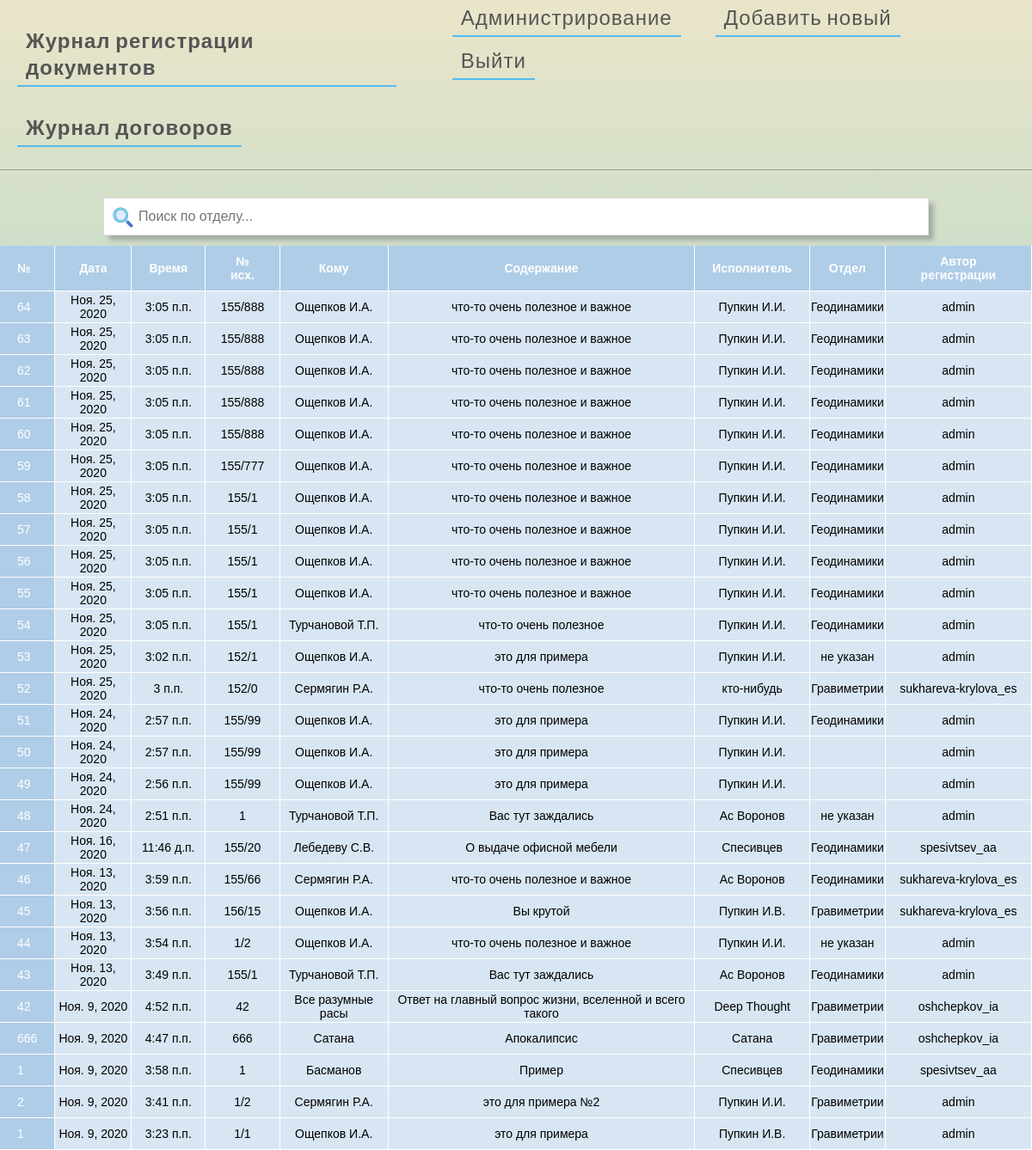
The app's page / (signed in), older data.
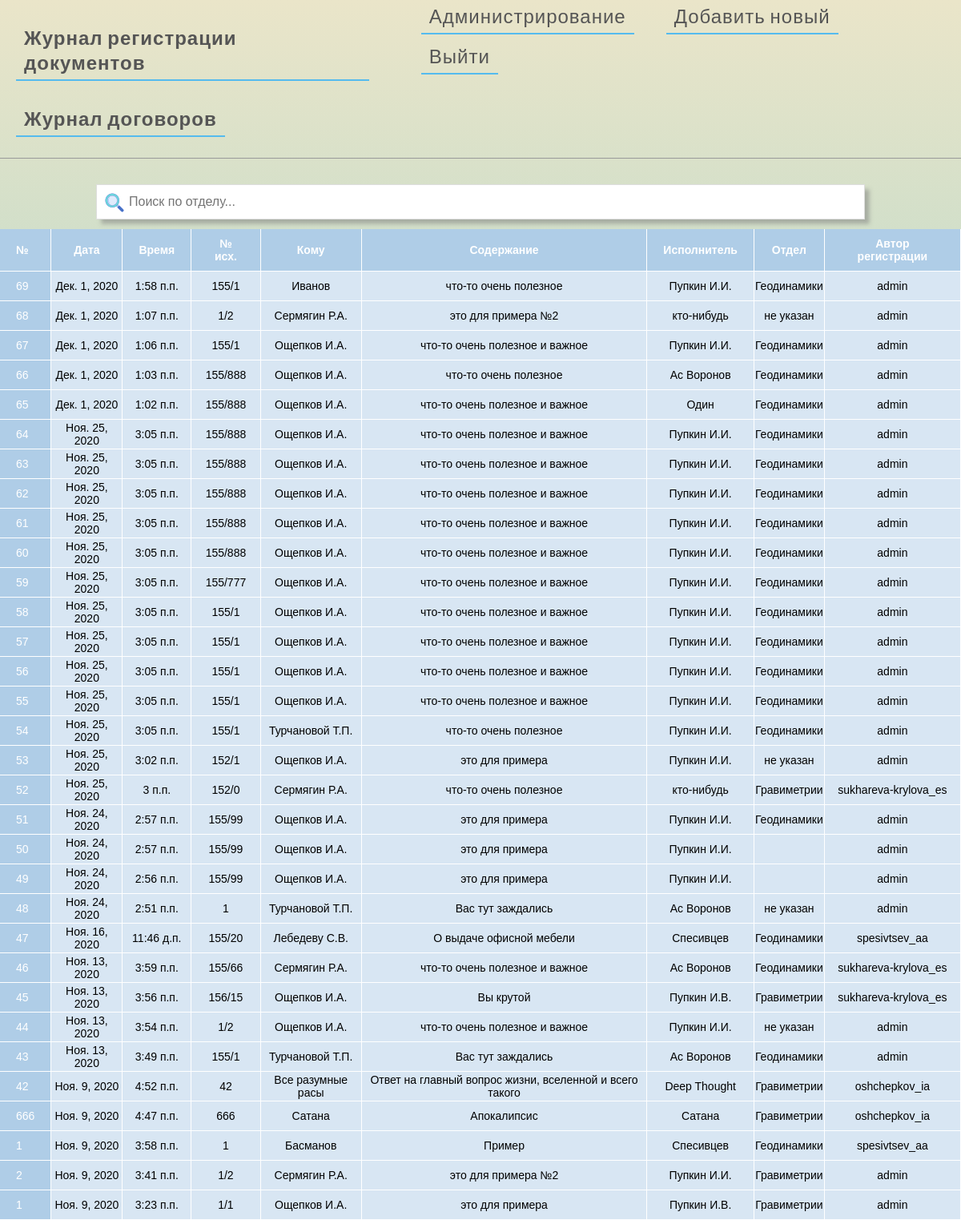
The same page, newer data.
### journal/models.py (models this page shows, shortened)
class Entry(models.Model):
    number = models.IntegerField("№", default=0)
    reg_date = models.DateField(auto_now=True)
    reg_time = models.TimeField(auto_now=True)
    number_out = models.CharField("№ исх.", max_length=64, default='')
    to_whom = models.CharField("Кому", max_length=200, default='')
    what = models.CharField("Содержание", max_length=200, default='')
    executor = models.CharField("Исполнитель", max_length=200, default='')
    author = models.ForeignKey(
        'auth.User',
        on_delete=models.CASCADE
    )
    departament = models.CharField("Отдел", max_length=200, default='')
    class Meta:
        verbose_name = 'Запись в журнале'     # Для единственного числа
        verbose_name_plural = 'Записи в журнале'      # Для множественного числа

### journal/views.py (the view)
# urls.py: path('', JournalView.as_view(), name='home'),
class JournalView(ListView):
    model = Entry
    template_name = 'home.html'
    queryset = get_some_last_model_elements(obj=Entry, begin=0, end=50)

### journal/templates/home.html (shortened to what this page needs)
{% extends 'base.html' %}
{% load static %}
{% block content %}
<link href="{% static 'css/home.css' %}" rel="stylesheet">
<input type="text" id="myInput" onkeyup="myFunction()" placeholder="Поиск по отделу...">
<table id="DocumentsTable" >
    <tr class="header">
        <th>№</th>
        <th>Дата</th>
        <th>Время</th>
        <th>№ исх.</th>
        <th>Кому</th>
        <th>Содержание</th>
        <th>Исполнитель</th>
        <th>Отдел</th>
        <th>Автор регистрации</th>
    </tr>
    {% for item in object_list %}
    <tr>
            <td>{{ item.number }}</td>
            <td>{{ item.reg_date }}</td>
            <td>{{ item.reg_time }}</td>
            <td>{{ item.number_out }}</td>
            <td>{{ item.to_whom }}</td>
            <td>{{ item.what }}</td>
            <td>{{ item.executor }}</td>
            <td>{{ item.departament }}</td>
            <td>{{ item.author }}</td>
    </tr>
    {% endfor %}
</table>
{% endblock content %}

Row changes from the older to the newer data that the page shows:
added Entry: number "69", reg_date "Дек. 1, 2020", reg_time "1:58 п.п.", number_out "155/1", to_whom "Иванов", what "что-то очень полезное", executor "Пупкин И.И.", departament "Геодинамики", author "admin"
added Entry: number "68", reg_date "Дек. 1, 2020", reg_time "1:07 п.п.", number_out "1/2", to_whom "Сермягин Р.А.", what "это для примера №2", executor "кто-нибудь", departament "не указан", author "admin"
added Entry: number "67", reg_date "Дек. 1, 2020", reg_time "1:06 п.п.", number_out "155/1", to_whom "Ощепков И.А.", what "что-то очень полезное и важное", executor "Пупкин И.И.", departament "Геодинамики", author "admin"
added Entry: number "66", reg_date "Дек. 1, 2020", reg_time "1:03 п.п.", number_out "155/888", to_whom "Ощепков И.А.", what "что-то очень полезное", executor "Ас Воронов", departament "Геодинамики", author "admin"
added Entry: number "65", reg_date "Дек. 1, 2020", reg_time "1:02 п.п.", number_out "155/888", to_whom "Ощепков И.А.", what "что-то очень полезное и важное", executor "Один", departament "Геодинамики", author "admin"
